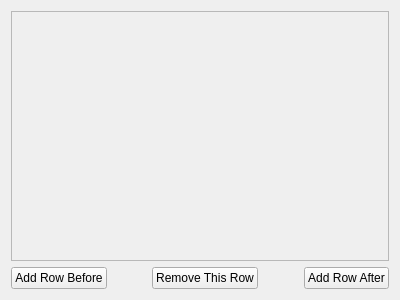
<?xml version="1.0" encoding="UTF-8"?>
<ui version="4.0">
 <class>ScreenConfigRow</class>
 <widget class="QFrame" name="ScreenConfigRow">
  <property name="geometry">
   <rect>
    <x>0</x>
    <y>0</y>
    <width>400</width>
    <height>300</height>
   </rect>
  </property>
  <property name="windowTitle">
   <string/>
  </property>
  <property name="toolTip">
   <string/>
  </property>
  <property name="autoFillBackground">
   <bool>true</bool>
  </property>
  <property name="frameShape">
   <enum>QFrame::Shape::NoFrame</enum>
  </property>
  <property name="lineWidth">
   <number>0</number>
  </property>
  <layout class="QVBoxLayout" name="verticalLayout">
   <item>
    <widget class="QScrollArea" name="scrollArea">
     <property name="widgetResizable">
      <bool>true</bool>
     </property>
     <widget class="QWidget" name="scrollAreaWidgetContents">
      <property name="geometry">
       <rect>
        <x>0</x>
        <y>0</y>
        <width>378</width>
        <height>243</height>
       </rect>
      </property>
     </widget>
    </widget>
   </item>
   <item>
    <layout class="QHBoxLayout" name="horizontalLayout">
     <item>
      <widget class="QPushButton" name="addRowBeforeButton">
       <property name="text">
        <string>Add Row Before</string>
       </property>
      </widget>
     </item>
     <item>
      <spacer name="horizontalSpacer">
       <property name="orientation">
        <enum>Qt::Orientation::Horizontal</enum>
       </property>
       <property name="sizeHint" stdset="0">
        <size>
         <width>40</width>
         <height>20</height>
        </size>
       </property>
      </spacer>
     </item>
     <item>
      <widget class="QPushButton" name="removeRowButton">
       <property name="text">
        <string>Remove This Row</string>
       </property>
      </widget>
     </item>
     <item>
      <spacer name="horizontalSpacer_2">
       <property name="orientation">
        <enum>Qt::Orientation::Horizontal</enum>
       </property>
       <property name="sizeHint" stdset="0">
        <size>
         <width>40</width>
         <height>20</height>
        </size>
       </property>
      </spacer>
     </item>
     <item>
      <widget class="QPushButton" name="addRowAfterButton">
       <property name="text">
        <string>Add Row After</string>
       </property>
      </widget>
     </item>
    </layout>
   </item>
  </layout>
 </widget>
 <resources/>
 <connections/>
</ui>
